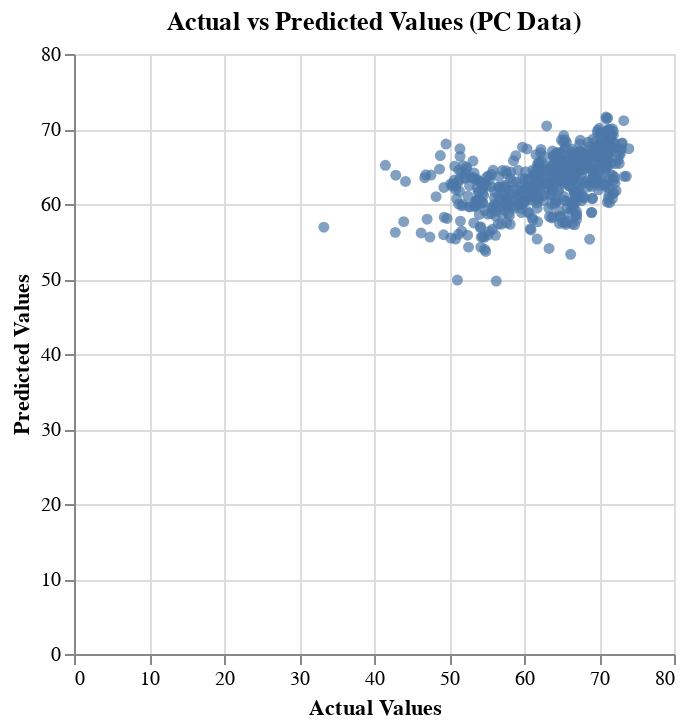

Write notebook code for a chart like this one.
### Markdown cell above
Once again an expected result, the model could not find a strong relationship that could explain the variance in the data, but the relationship is much stronger according to the rsquared, although by default rsquared increases with the number of predictors. Interestingly, the positive affect seems to have a negative correlation with healthy life expectancy while negative affect seems to have the opposite. I feel like this could be due to the current climate of the country compared to the past. People feel more sad/less happy because they feel the country became gloomier or worse than the past, but this is not a comparison to the entire world, where likely there are people living in much worse conditions, but a comparison to their past. I guess bias does exist because while the question compares it self to the entire world, the data collected is only comparing to their own country.

### Code cell
# Prediction results pc data
x_test_pc = sm.tools.add_constant(test_pc.iloc[:, 0:3])
y_test_pc = test_pc.loc[:, 'HLE at Birth']

pred_pc = result_pc.predict(x_test_pc)

pred_pc_df = pd.DataFrame({'Actual Values': y_test_pc, 'Predicted Values': pred_pc})

# Plot
plot_pc = alt.Chart(pred_pc_df).mark_circle().encode(
    x='Actual Values',
    y='Predicted Values'
).properties(
    title='Actual vs Predicted Values (PC Data)'
)

plot_pc

### Figure 1 — Vega-Lite specification as saved in the notebook (floating-point values rounded to 4 significant figures; data arrays with more than 128 entries replaced by an {"elided": "..."} marker saying what was removed)
{"$schema": "https://vega.github.io/schema/vega-lite/v5.15.1.json", "config": {"view": {"continuousHeight": 300, "continuousWidth": 300}}, "data": {"name": "data-bd7690b792fb55a13663c5bba0987c5e"}, "datasets": {"data-bd7690b792fb55a13663c5bba0987c5e": {"elided": "587 records"}}, "encoding": {"x": {"field": "Actual Values", "type": "quantitative"}, "y": {"field": "Predicted Values", "type": "quantitative"}}, "mark": {"type": "circle"}, "title": "Actual vs Predicted Values (PC Data)"}
